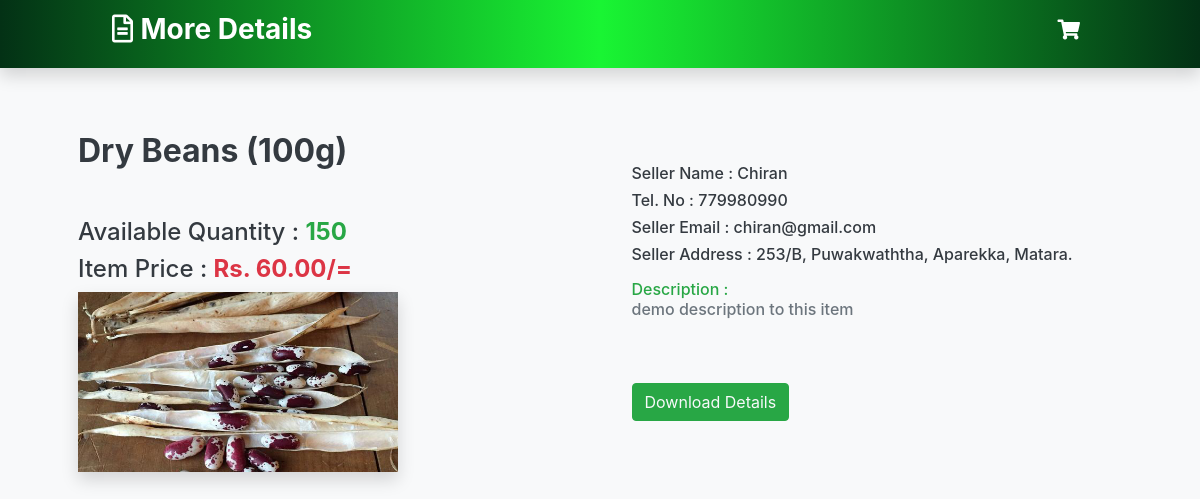
Page /cart/MoreDetails.php?id=1 on the committed database.
### tables this page shows
CREATE TABLE `itemtb` (
  `item_id` int(10) NOT NULL,
  `item_name` varchar(50) NOT NULL,
  `available_quantity` int(10) NOT NULL,
  `item_price` int(10) NOT NULL,
  `item_description` varchar(500) NOT NULL,
  `item_image` varchar(500) NOT NULL,
  `u_id` int(10) NOT NULL
);

CREATE TABLE `userinfo` (
  `ID` int(11) NOT NULL,
  `Name` varchar(200) NOT NULL,
  `Email` varchar(200) NOT NULL,
  `Address` varchar(200) NOT NULL,
  `Mobile` int(200) NOT NULL,
  `NIC` int(200) NOT NULL,
  `Password` varchar(200) NOT NULL
);

### cart/MoreDetails.php (the view, shortened to what this page needs)
<!doctype html>
<html lang="en">
<head>
    <link rel="stylesheet" href="https://cdnjs.cloudflare.com/ajax/libs/font-awesome/5.8.2/css/all.css" />
    <link rel="stylesheet" href="https://stackpath.bootstrapcdn.com/bootstrap/4.3.1/css/bootstrap.min.css">
</head>
<body class="bg-light">
<header id="header">
    <nav class="navbar navbar-expand-lg navbar-dark shadow" style="background:linear-gradient(to right, #033115, #19f533,#033115)">
        <a href="MoreDetails.php" class="navbar-brand">
            <h3 class="px-5 ml-5">
            <i class="far fa-file-alt"></i> <b>More Details</b>
            </h3>
        </a>
        <div class="collapse navbar-collapse" id="navbarNavAltMarkup">
            <div class="navbar-nav mr-5">
                <a href="cart.php" class="nav-item nav-link active mr-5">
                    <h5 class="cart"><i class="fas fa-shopping-cart"></i></h5>
                </a>
            </div>
        </div>
    </nav>
</header>
    <?php
        if (isset($_GET['id'])){
            $id =$_GET['id'];
            $con = mysqli_connect('localhost', 'root', '', 'final_project');
            $sql = "SELECT * FROM itemtb INNER JOIN userinfo ON itemtb.u_id=userinfo.ID WHERE itemtb.item_id=$id";
            $result = mysqli_query($con , $sql) or die( mysqli_error($con));
            $line = mysqli_fetch_array($result);
        }
  ?>
<div class="container" >
  <div class="row mt-5" id="print">
    <div class="col-sm pl-5">
        <h2 class="text-dark my-3 mb-5"><b><?php echo $line['item_name']; ?></b></h2>
        <h4 class="text-dark my-2">Available Quantity :  <b class="text-success"><?php echo $line['available_quantity']; ?></b></h4>
        <h4 class="text-dark my-2">Item Price :  <b class="text-danger">Rs. <?php echo $line['item_price']; ?>.00/=</b></h4>
        <?php echo "<img class= \"shadow\" src='upload/$line[item_image]' width=\"320\" height=\"180\">"; ?>
    </div>
    <div class="col-sm">
        <h6 class="text-dark mt-5">Seller Name :  <?php echo $line['Name']; ?></h6>
        <h6 class="text-dark my-2">Tel. No :  <?php echo $line['Mobile']; ?></h6>
        <h6 class="text-dark my-2">Seller Email :  <?php echo $line['Email']; ?></h6>
        <h6 class="text-dark my-2">Seller Address :  <?php echo $line['Address']; ?></h6>
        <h6 class="text-success my-3">Description :<br><p class="text-secondary"><?php echo $line['item_description']; ?></p></h6>
        <button class="btn btn-success text-light mt-5" id="download">Download Details</button>
    </div>
  </div>
</div>
</body>
</html>

### rows in the picture
itemtb: item_name "Dry Beans (100g)", available_quantity "150", item_price "60", item_image (picture), u.Name "Chiran", u.Mobile "779980990", u.Email "chiran@gmail.com", u.Address "253/B, Puwakwaththa, Aparekka, Matara.", item_description "demo description to this item"
